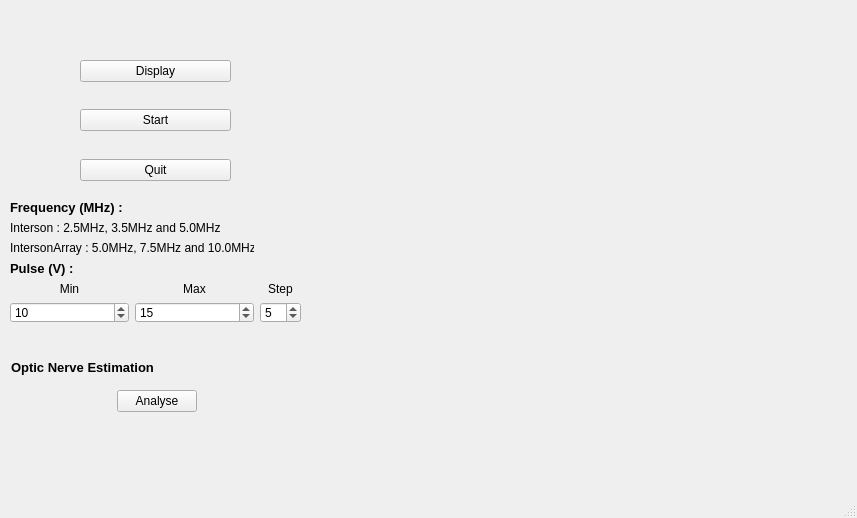
<?xml version="1.0" encoding="UTF-8"?>
<ui version="4.0">
 <class>MainWindow</class>
 <widget class="QMainWindow" name="MainWindow">
  <property name="geometry">
   <rect>
    <x>0</x>
    <y>0</y>
    <width>857</width>
    <height>518</height>
   </rect>
  </property>
  <property name="windowTitle">
   <string>MainWindow</string>
  </property>
  <widget class="QWidget" name="centralwidget">
   <widget class="QWidget" name="gridLayoutWidget">
    <property name="geometry">
     <rect>
      <x>10</x>
      <y>60</y>
      <width>291</width>
      <height>121</height>
     </rect>
    </property>
    <layout class="QGridLayout" name="gridLayout_button">
     <item row="6" column="1">
      <spacer name="verticalSpacer_2">
       <property name="orientation">
        <enum>Qt::Vertical</enum>
       </property>
       <property name="sizeType">
        <enum>QSizePolicy::Expanding</enum>
       </property>
       <property name="sizeHint" stdset="0">
        <size>
         <width>20</width>
         <height>33</height>
        </size>
       </property>
      </spacer>
     </item>
     <item row="4" column="1">
      <spacer name="verticalSpacer_3">
       <property name="orientation">
        <enum>Qt::Vertical</enum>
       </property>
       <property name="sizeHint" stdset="0">
        <size>
         <width>20</width>
         <height>33</height>
        </size>
       </property>
      </spacer>
     </item>
     <item row="3" column="1">
      <widget class="QPushButton" name="pushButton_display">
       <property name="text">
        <string>Display</string>
       </property>
      </widget>
     </item>
     <item row="7" column="1">
      <widget class="QPushButton" name="pushButton_quit">
       <property name="text">
        <string>Quit</string>
       </property>
      </widget>
     </item>
     <item row="5" column="1">
      <widget class="QPushButton" name="pushButton_start">
       <property name="text">
        <string>Start</string>
       </property>
      </widget>
     </item>
     <item row="5" column="2">
      <spacer name="horizontalSpacer">
       <property name="orientation">
        <enum>Qt::Horizontal</enum>
       </property>
       <property name="sizeType">
        <enum>QSizePolicy::Fixed</enum>
       </property>
       <property name="sizeHint" stdset="0">
        <size>
         <width>70</width>
         <height>20</height>
        </size>
       </property>
      </spacer>
     </item>
     <item row="5" column="0">
      <spacer name="horizontalSpacer_2">
       <property name="orientation">
        <enum>Qt::Horizontal</enum>
       </property>
       <property name="sizeType">
        <enum>QSizePolicy::Fixed</enum>
       </property>
       <property name="sizeHint" stdset="0">
        <size>
         <width>70</width>
         <height>20</height>
        </size>
       </property>
      </spacer>
     </item>
    </layout>
   </widget>
   <widget class="QVTKWidget" name="vtkRenderer" native="true">
    <property name="enabled">
     <bool>true</bool>
    </property>
    <property name="geometry">
     <rect>
      <x>320</x>
      <y>20</y>
      <width>521</width>
      <height>451</height>
     </rect>
    </property>
    <property name="sizePolicy">
     <sizepolicy hsizetype="Expanding" vsizetype="Expanding">
      <horstretch>0</horstretch>
      <verstretch>0</verstretch>
     </sizepolicy>
    </property>
   </widget>
   <widget class="QWidget" name="gridLayoutWidget_2">
    <property name="geometry">
     <rect>
      <x>10</x>
      <y>200</y>
      <width>291</width>
      <height>123</height>
     </rect>
    </property>
    <layout class="QGridLayout" name="gridLayout">
     <item row="0" column="0" colspan="2">
      <widget class="QLabel" name="label">
       <property name="font">
        <font>
         <pointsize>10</pointsize>
         <weight>75</weight>
         <bold>true</bold>
        </font>
       </property>
       <property name="text">
        <string>Frequency (MHz) :</string>
       </property>
       <property name="alignment">
        <set>Qt::AlignBottom|Qt::AlignLeading|Qt::AlignLeft</set>
       </property>
      </widget>
     </item>
     <item row="3" column="0" colspan="2">
      <widget class="QLabel" name="label_5">
       <property name="font">
        <font>
         <pointsize>10</pointsize>
         <weight>75</weight>
         <bold>true</bold>
        </font>
       </property>
       <property name="text">
        <string>Pulse (V) :</string>
       </property>
       <property name="alignment">
        <set>Qt::AlignBottom|Qt::AlignLeading|Qt::AlignLeft</set>
       </property>
      </widget>
     </item>
     <item row="1" column="0" colspan="2">
      <widget class="QLabel" name="label_2">
       <property name="text">
        <string>Interson : 2.5MHz, 3.5MHz and 5.0MHz</string>
       </property>
      </widget>
     </item>
     <item row="4" column="0">
      <widget class="QLabel" name="label_6">
       <property name="autoFillBackground">
        <bool>false</bool>
       </property>
       <property name="text">
        <string>Min</string>
       </property>
       <property name="scaledContents">
        <bool>false</bool>
       </property>
       <property name="alignment">
        <set>Qt::AlignCenter</set>
       </property>
      </widget>
     </item>
     <item row="4" column="1">
      <widget class="QLabel" name="label_7">
       <property name="text">
        <string>Max</string>
       </property>
       <property name="alignment">
        <set>Qt::AlignCenter</set>
       </property>
      </widget>
     </item>
     <item row="4" column="2">
      <widget class="QLabel" name="label_8">
       <property name="text">
        <string>Step</string>
       </property>
       <property name="alignment">
        <set>Qt::AlignCenter</set>
       </property>
      </widget>
     </item>
     <item row="5" column="0">
      <widget class="QSpinBox" name="pulseMin">
       <property name="value">
        <number>10</number>
       </property>
      </widget>
     </item>
     <item row="5" column="1">
      <widget class="QSpinBox" name="pulseMax">
       <property name="value">
        <number>15</number>
       </property>
      </widget>
     </item>
     <item row="5" column="2">
      <widget class="QSpinBox" name="pulseStep">
       <property name="value">
        <number>5</number>
       </property>
      </widget>
     </item>
     <item row="2" column="0" colspan="2">
      <widget class="QLabel" name="label_3">
       <property name="text">
        <string>IntersonArray : 5.0MHz, 7.5MHz and 10.0MHz</string>
       </property>
      </widget>
     </item>
    </layout>
   </widget>
   <widget class="QWidget" name="">
    <property name="geometry">
     <rect>
      <x>11</x>
      <y>351</y>
      <width>291</width>
      <height>61</height>
     </rect>
    </property>
    <layout class="QGridLayout" name="gridLayout_2">
     <item row="0" column="0">
      <widget class="QLabel" name="label_4">
       <property name="font">
        <font>
         <pointsize>10</pointsize>
         <weight>75</weight>
         <bold>true</bold>
         <kerning>true</kerning>
        </font>
       </property>
       <property name="text">
        <string>Optic Nerve Estimation</string>
       </property>
      </widget>
     </item>
     <item row="1" column="0">
      <layout class="QHBoxLayout" name="horizontalLayout">
       <item>
        <spacer name="horizontalSpacer_3">
         <property name="orientation">
          <enum>Qt::Horizontal</enum>
         </property>
         <property name="sizeHint" stdset="0">
          <size>
           <width>40</width>
           <height>20</height>
          </size>
         </property>
        </spacer>
       </item>
       <item>
        <widget class="QPushButton" name="pushButton_opticNerve">
         <property name="text">
          <string>Analyse</string>
         </property>
        </widget>
       </item>
       <item>
        <spacer name="horizontalSpacer_4">
         <property name="orientation">
          <enum>Qt::Horizontal</enum>
         </property>
         <property name="sizeHint" stdset="0">
          <size>
           <width>40</width>
           <height>20</height>
          </size>
         </property>
        </spacer>
       </item>
      </layout>
     </item>
    </layout>
   </widget>
  </widget>
  <widget class="QMenuBar" name="menubar">
   <property name="geometry">
    <rect>
     <x>0</x>
     <y>0</y>
     <width>857</width>
     <height>21</height>
    </rect>
   </property>
  </widget>
  <widget class="QStatusBar" name="statusbar"/>
 </widget>
 <customwidgets>
  <customwidget>
   <class>QVTKWidget</class>
   <extends>QWidget</extends>
   <header>QVTKWidget.h</header>
   <container>1</container>
  </customwidget>
 </customwidgets>
 <tabstops>
  <tabstop>pushButton_quit</tabstop>
 </tabstops>
 <resources/>
 <connections/>
</ui>
